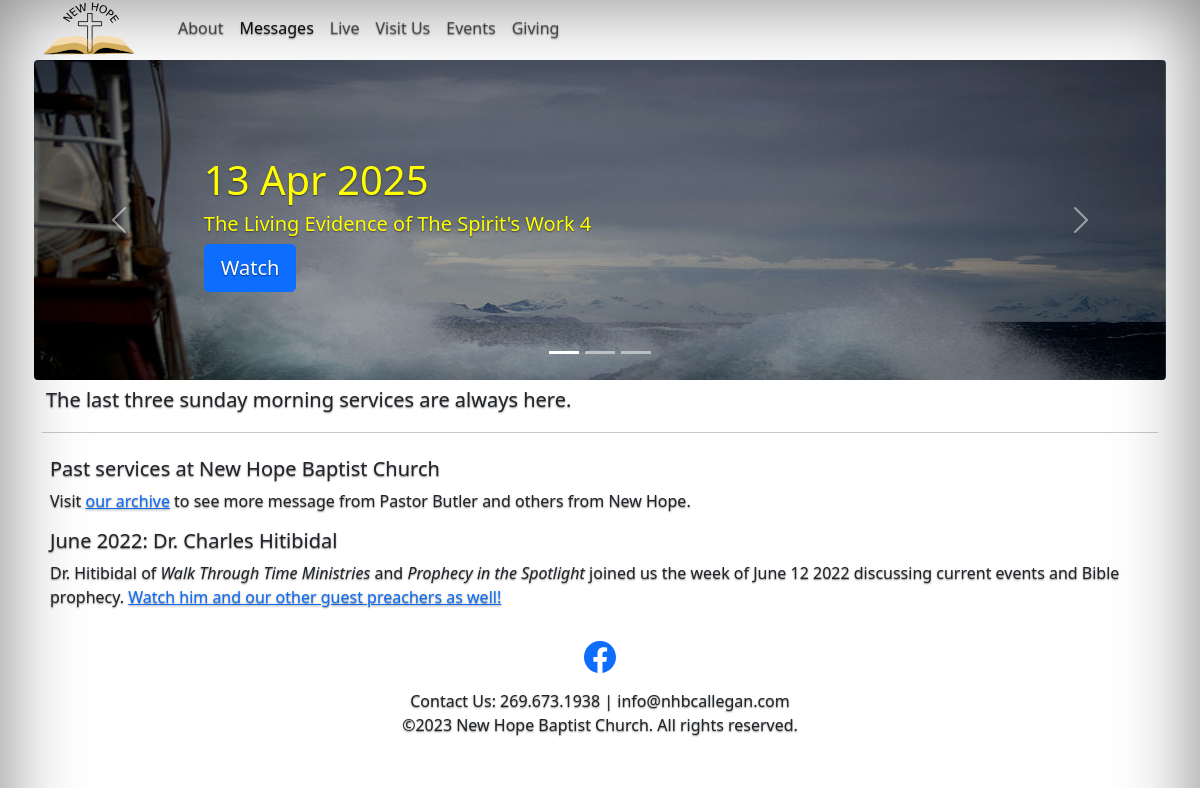
The page /messages on the database its author committed.
### app/models.py (models this page shows, shortened)
class VideoMessage(db.Model):
    id = db.Column(db.Integer, primary_key=True)
    title = db.Column(db.String(128))
    description = db.Column(db.String(256))
    timestamp = db.Column(db.DateTime, index=True, default=datetime.utcnow)
    youtube_id = db.Column(db.String(256), unique=True)
    speaker_id = db.Column(db.Integer, db.ForeignKey('speaker.id'))
    is_published = db.Column(db.Boolean)

### app/routes.py (the view)
@app.route('/messages')
def messages():
    app.logger.info('messages.html')
    pageModel.messages = GetMessages(3, True)
    return render_template('messages.html', model = pageModel)

### app/routes.py (called while the page is built)
def MapMessage(sequence: int, message: VideoMessage, image: Image) -> Message:
    result = Message(message.id)
    result.title = message.title
    result.timestamp = message.timestamp
    result.description = message.description
    result.youtube_id = message.youtube_id
    result.speaker_id = message.speaker_id
    result.speaker = f'{message.speaker.first_name} {message.speaker.last_name}'
    result.speaker_is_guest = message.speaker.is_guest
    result.speaker_icon_file_name = message.speaker.icon_file_name
    result.is_published = message.is_published
    result.sequence = sequence
    if bool(image):
        result.image_file = image.filename
        result.image_description = image.description
    return result

def GetImages():
    return [Image('storm.jpg', 'Storm'), Image('man-walking-with-bag.jpg', 'Walking Man'), Image('bible-on-rock.jpg', 'Bible')]

def GetMessages(count: int = 0, includeImages: bool = False):
    messages = []
    imageList = []
    if bool(count):
        messageList = VideoMessage.query.order_by(VideoMessage.timestamp.desc()).limit(count).all()
    else:
        messageList = VideoMessage.query.order_by(VideoMessage.timestamp.desc()).all()
    if includeImages:
        imageList = GetImages()
    index = 0
    numOfImages = len(imageList)
    app.logger.info(f'{len(messageList)} video message were retrieved to display.')
    for message in messageList:
        messages.append(MapMessage(
            index,
            message,
            None if index >= numOfImages else imageList[index])) # Add a default image?
        index = index + 1
    return messages

### app/templates/messages.html (shortened to what this page needs)
{% extends "base.html" %}
{% block content %}
<div class="row p-1">
<div class="col-12" style="padding: 0;">
<div id="myCarousel" class="carousel slide" data-bs-ride="carousel">
    <div class="carousel-indicators">
        <button type="button" data-bs-target="#myCarousel" data-bs-slide-to="0" class="active" aria-current="true"></button>
        <button type="button" data-bs-target="#myCarousel" data-bs-slide-to="1"></button>
        <button type="button" data-bs-target="#myCarousel" data-bs-slide-to="2"></button>
    </div>
    <div class="carousel-inner rounded">
        {% for message in model.messages %}
        <div class="carousel-item {{ 'active' if message.sequence == 0 else '' }}">
            <img src="{{ url_for('static', filename=message.image_file) }}" class="d-block w-100" alt="{{ message.image_description }}" />
            <div class="container">
                <div class="carousel-caption {{ 'text-start' if message.sequence == 0 else ('text-end' if message.sequence == (model.messages|length - 1) else '') }} ">
                    <h1>{{ message.timestamp.strftime('%d %b %Y') }}</h1>
                    <h5>{{ message.title }}</h5>
                    <p><a class="btn btn-lg btn-primary nh-watch-btn" data-url="https://www.youtube.com/embed/{{ message.youtube_id }}" href="#">Watch</a></p>
                </div>
            </div>
        </div>
        {% endfor %}
    </div>
    <button class="carousel-control-prev" type="button" data-bs-target="#myCarousel" data-bs-slide="prev">
        <span class="carousel-control-prev-icon" aria-hidden="true"></span>
    </button>
    <button class="carousel-control-next" type="button" data-bs-target="#myCarousel" data-bs-slide="next">
        <span class="carousel-control-next-icon" aria-hidden="true"></span>
    </button>
</div>
</div>
</div>
<div class="row p-1">
    <div class="col-12">
        <div class="nh-h4">The last three sunday morning services are always here.</div>
    </div>
</div>
<hr />
<div class="row p-2">
    <div class="col-12">
        <div class="h5">Past services at New Hope Baptist Church</div>
        <div>Visit <a href="{{ url_for('message_archive') }}">our archive</a> to see more message from Pastor Butler and others from New Hope.</div>
    </div>
</div>
<div class="row p-2">
    <div class="col-12">
        <div class="h5">June 2022: Dr. Charles Hitibidal</div>
        <div>Dr. Hitibidal of <em>Walk Through Time Ministries</em> and <em>Prophecy in the Spotlight</em> joined us the week of June 12 2022 discussing current events and Bible prophecy. <a href="{{ url_for('guests') }}">Watch him and our other guest preachers as well!</a></div>
    </div>
</div>
{% endblock %}

### app/static/carousel.css (style rules this page uses)
.carousel-caption { bottom: 3rem; z-index: 10; font-weight: 500; color: yellow; }
.carousel-item { height: 15rem; }
.carousel-item > img { position: absolute; top: 0; left: 0; min-width: 100%; height: 16rem; }
@media (min-width: 768px) { .carousel-item { height: 15rem; } }
@media (min-width: 768px) { .carousel-item > img { height: 20rem; } }
@media (min-width: 992px) { .carousel-item { height: 20rem; } }
@media (min-width: 992px) { .carousel-item > img { height: 25rem; } }
@media (min-width: 1200px) { .carousel-item { height: 20rem; } }
@media (min-width: 1200px) { .carousel-item > img { height: 30rem; } }
@media (min-width: 40em) { .carousel-caption p { margin-bottom: 1.25rem; font-size: 1.25rem; line-height: 1.4; } }

### rows shown on the page
VideoMessage: timestamp "13 Apr 2025", title "The Living Evidence of The Spirit's Work 4"
